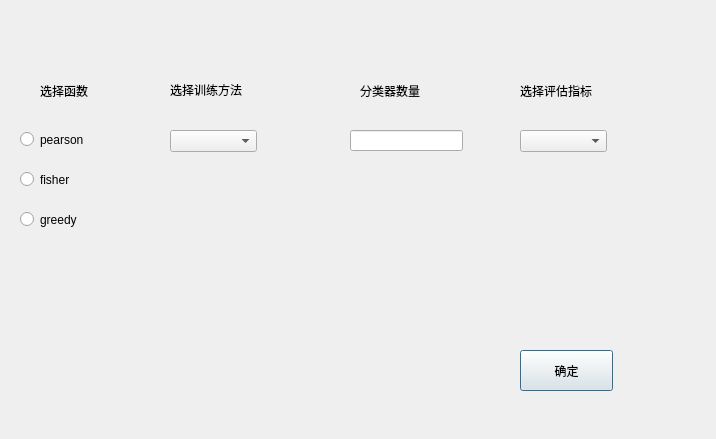
<?xml version="1.0" encoding="UTF-8"?>
<ui version="4.0">
 <class>Dialog</class>
 <widget class="QDialog" name="Dialog">
  <property name="geometry">
   <rect>
    <x>0</x>
    <y>0</y>
    <width>716</width>
    <height>439</height>
   </rect>
  </property>
  <property name="windowTitle">
   <string>Dialog</string>
  </property>
  <widget class="QLabel" name="label">
   <property name="geometry">
    <rect>
     <x>40</x>
     <y>80</y>
     <width>81</width>
     <height>21</height>
    </rect>
   </property>
   <property name="text">
    <string>选择函数</string>
   </property>
  </widget>
  <widget class="QLabel" name="label_2">
   <property name="geometry">
    <rect>
     <x>170</x>
     <y>80</y>
     <width>91</width>
     <height>20</height>
    </rect>
   </property>
   <property name="text">
    <string>选择训练方法</string>
   </property>
  </widget>
  <widget class="QLabel" name="label_3">
   <property name="geometry">
    <rect>
     <x>360</x>
     <y>80</y>
     <width>72</width>
     <height>21</height>
    </rect>
   </property>
   <property name="text">
    <string>分类器数量</string>
   </property>
  </widget>
  <widget class="QLabel" name="label_4">
   <property name="geometry">
    <rect>
     <x>520</x>
     <y>80</y>
     <width>101</width>
     <height>21</height>
    </rect>
   </property>
   <property name="text">
    <string>选择评估指标</string>
   </property>
  </widget>
  <widget class="QPushButton" name="pushButton">
   <property name="geometry">
    <rect>
     <x>520</x>
     <y>350</y>
     <width>93</width>
     <height>41</height>
    </rect>
   </property>
   <property name="text">
    <string>确定</string>
   </property>
  </widget>
  <widget class="QRadioButton" name="radioButton">
   <property name="geometry">
    <rect>
     <x>20</x>
     <y>130</y>
     <width>115</width>
     <height>19</height>
    </rect>
   </property>
   <property name="text">
    <string>pearson</string>
   </property>
  </widget>
  <widget class="QRadioButton" name="radioButton_2">
   <property name="geometry">
    <rect>
     <x>20</x>
     <y>170</y>
     <width>115</width>
     <height>19</height>
    </rect>
   </property>
   <property name="text">
    <string>fisher</string>
   </property>
  </widget>
  <widget class="QRadioButton" name="radioButton_3">
   <property name="geometry">
    <rect>
     <x>20</x>
     <y>210</y>
     <width>115</width>
     <height>19</height>
    </rect>
   </property>
   <property name="text">
    <string>greedy</string>
   </property>
  </widget>
  <widget class="QComboBox" name="comboBox">
   <property name="geometry">
    <rect>
     <x>170</x>
     <y>130</y>
     <width>87</width>
     <height>22</height>
    </rect>
   </property>
  </widget>
  <widget class="QLineEdit" name="lineEdit">
   <property name="geometry">
    <rect>
     <x>350</x>
     <y>130</y>
     <width>113</width>
     <height>21</height>
    </rect>
   </property>
  </widget>
  <widget class="QComboBox" name="comboBox_2">
   <property name="geometry">
    <rect>
     <x>520</x>
     <y>130</y>
     <width>87</width>
     <height>22</height>
    </rect>
   </property>
  </widget>
 </widget>
 <resources/>
 <connections/>
</ui>
